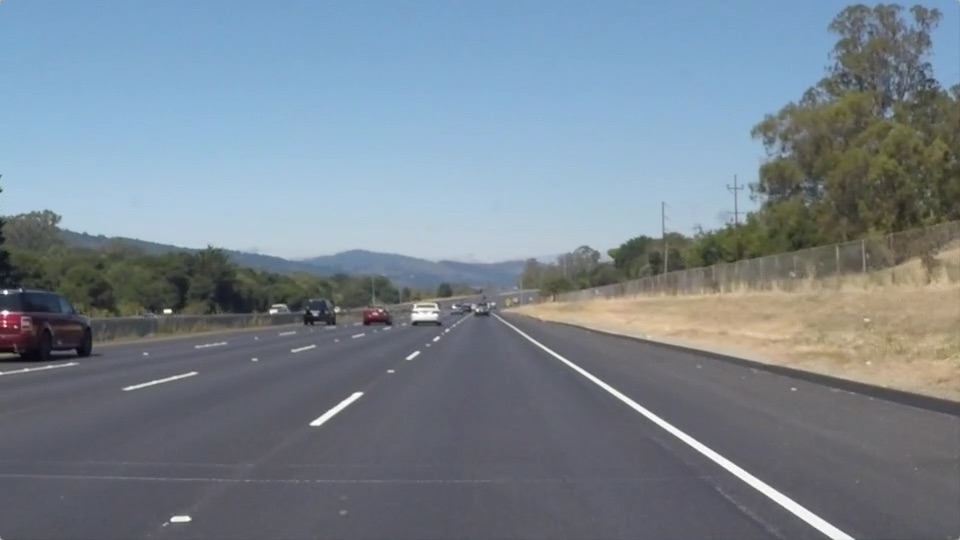
#> input picture pycuda/test_imgs/solidWhiteRight.jpg, 960 x 540 px, found by its file name
$ python canny_demo1.py
#> lines starting #> are read from the running program, lines starting #| are printed output that depends on the picture
#coding=utf-8
"""
Canny Edge Dectection
"""
import cv2
import numpy as np
from matplotlib import pyplot as plt

img = cv2.imread("F:/GitHub/atx-test/pycuda/test_imgs/solidWhiteRight.jpg",0)
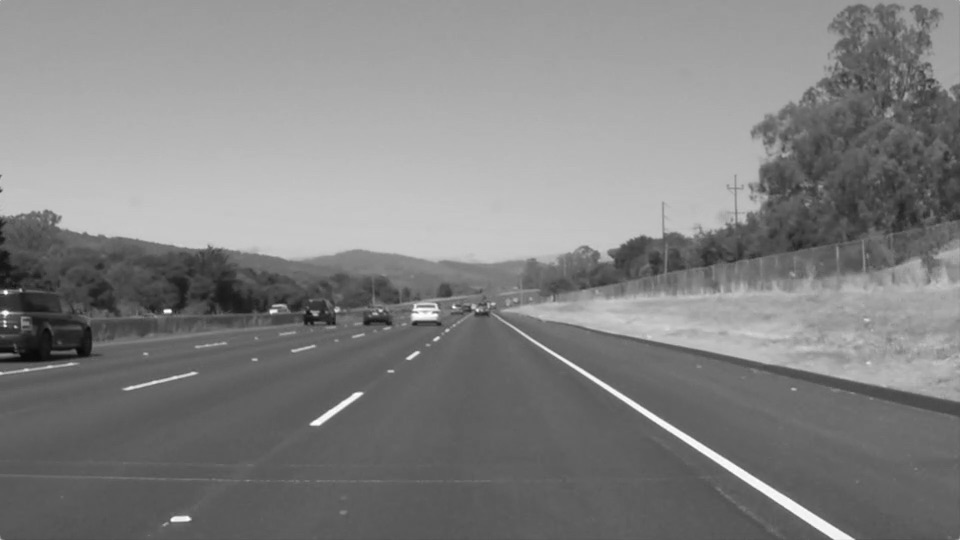
#> img: shape (540, 960); min 8, max 255, mean 130.1

edges = cv2.Canny(img,100,200)
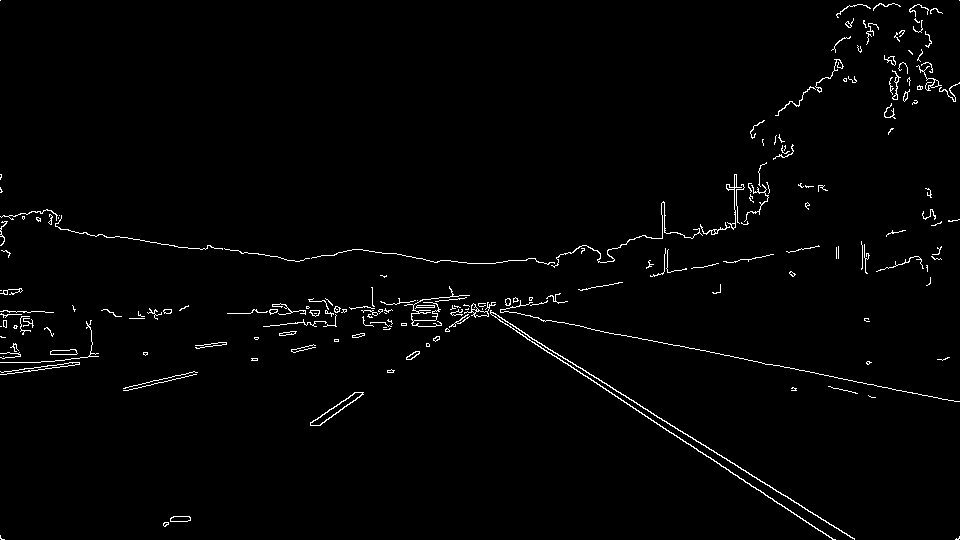
#> edges: shape (540, 960); 1.6% white in thin lines or dots

plt.subplot(121),plt.imshow(img,cmap="gray")
plt.title("orignal"),plt.xticks([]),plt.yticks([])

plt.subplot(122),plt.imshow(edges,cmap="gray")
plt.title("Edge Image"),plt.xticks([]),plt.yticks([])

plt.show()
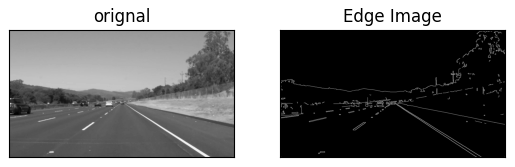
#> figure drawn by matplotlib, 2 panels
